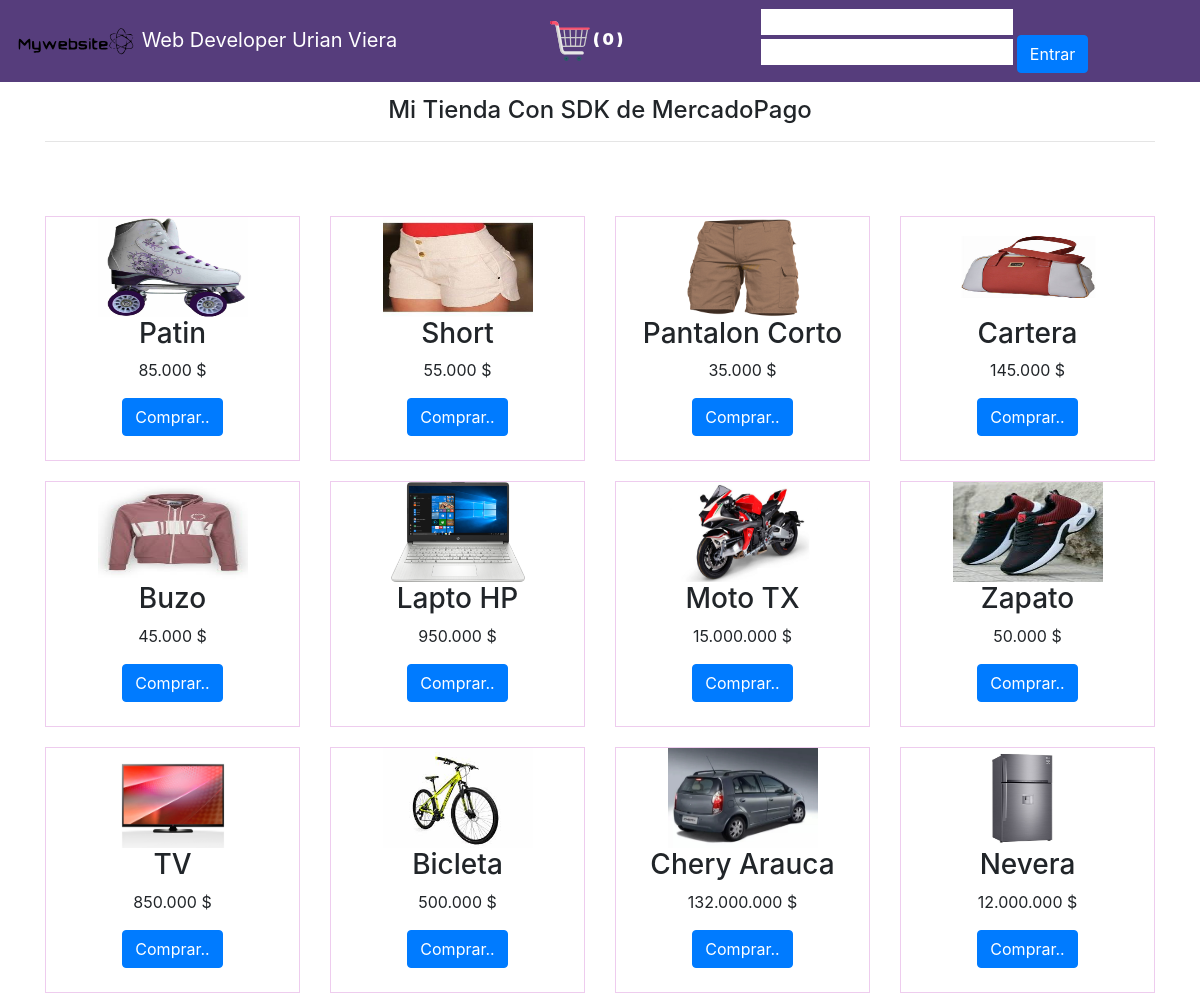
The page / on the database its author committed.
### tables this page shows
CREATE TABLE `productos` (
  `id` int(10) NOT NULL,
  `name` varchar(50) DEFAULT NULL,
  `precio` varchar(50) DEFAULT NULL,
  `imagen` varchar(100) DEFAULT NULL
);

### index.php (the view, shortened to what this page needs)
<?php
include('config.php');
?>
<!DOCTYPE html>
<html>
<head>
    <link rel="stylesheet" href="https://stackpath.bootstrapcdn.com/bootstrap/4.3.1/css/bootstrap.min.css">
</head>
<body>
<nav class="navbar navbar-expand-md navbar-dark bg-dark fixed-top" style="background-color: #563d7c !important;">
  <span class="navbar-brand">
      <img src="img/logo-mywebsite-urian-viera.svg" alt="Web Developer Urian Viera" width="120">
        Web Developer Urian Viera
  </span>
<table style="width: 70%;">
    <tr>
        <th style="text-align: center; width: 45%;">
            <strong id="resp" style="color: #fefefe;">
                <?php
                if (isset($_SESSION['user']) != "") {
                $cod_user =  $_SESSION['cod_user'];
                $Product = ("SELECT SUM( cantidad ) AS cantidaP FROM temporalproducts WHERE cod_user='".$cod_user."' ");
                $MisProducts = mysqli_query($con, $Product);
                $arrayProd = mysqli_fetch_array($MisProducts);
                echo "<a href='MisProduct.php' style='color:#fefefe;'><img src='img/a.svg' style='width: 40px;'> (". ($arrayProd['cantidaP'] + 0 ) .")</a>";
                  }else{
                    echo "<img src='img/a.svg' style='width: 40px;'> ( 0 )";
                } ?>
            </strong>
        </th>
        <th>
            <div style="float: right">
            <?php if (isset($_SESSION['user']) != "") { ?>
            <img src="img/user.png" alt="" style="width: 50px;">
            <span style="color: white"><?php  echo ucwords($_SESSION['user']); ?></span>
            <a href="salir.php" style="padding: 0px 10px;">
                <img src="img/exit.png" alt="" style="width: 50px;">
            </a>
            <?php }else{ ?>
            <form action="<?php $_SERVER['PHP_SELF']; ?>" method="post" accept-charset="utf-8">
                <input type="text" name="user" style="border: none;" required="true">
                <input type="password" name="pass"  style="border: none;" required="true">
                <button type="submit" class="btn btn-primary">Entrar</button>
            </form>
            <?php } ?>
            </div>
        </th>
    </tr>
</table>
</nav>
<br><br>
<div class="container">
<br><br>
<h4 class="text-center">Mi Tienda Con SDK de MercadoPago</h4>
<hr>
<br><br>
<div class="row">
<?php
$ConsultarProduct = ("SELECT * FROM productos ORDER BY id DESC");
$jqueryProduct = mysqli_query($con, $ConsultarProduct);
?>
<?php
while ($Product = mysqli_fetch_array($jqueryProduct)) { ?>
 <div class="col-md-3">
    <div class="thumbnail" style="text-align: center;border: 1px solid #ece; margin: 10px 0px;">
      <img src="<?php echo $Product['imagen']; ?>" id="<?php echo $Product['id']; ?>" alt="..." style="width: 150px; height: 100px;">
      <div class="caption">
        <h3><?php echo $Product['name'];  ?></h3>
        <p>
            <?php echo number_format($Product['precio'], 0, ",", "."); ?> $</p>
        <button type="submit"  class="botoncompar btn btn-primary" id="<?php echo $Product['id']; ?>">Comprar..</button>
        <br><br>
      </div>
    </div>
  </div>
<?php } ?>
</div>
</body>
</html>

### rows shown on the page
productos: imagen (picture), name "Patin", precio "85.000"
productos: imagen (picture), name "Short", precio "55.000"
productos: imagen (picture), name "Pantalon Corto", precio "35.000"
productos: imagen (picture), name "Cartera", precio "145.000"
productos: imagen (picture), name "Buzo", precio "45.000"
productos: imagen (picture), name "Lapto HP", precio "950.000"
productos: imagen (picture), name "Moto TX", precio "15.000.000"
productos: imagen (picture), name "Zapato", precio "50.000"
productos: imagen (picture), name "TV", precio "850.000"
productos: imagen (picture), name "Bicleta", precio "500.000"
productos: imagen (picture), name "Chery Arauca", precio "132.000.000"
productos: imagen (picture), name "Nevera", precio "12.000.000"
